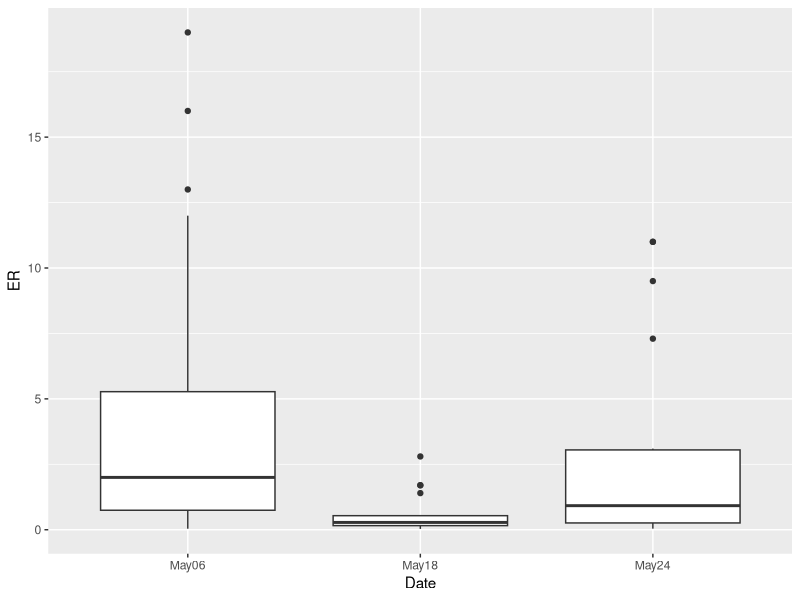
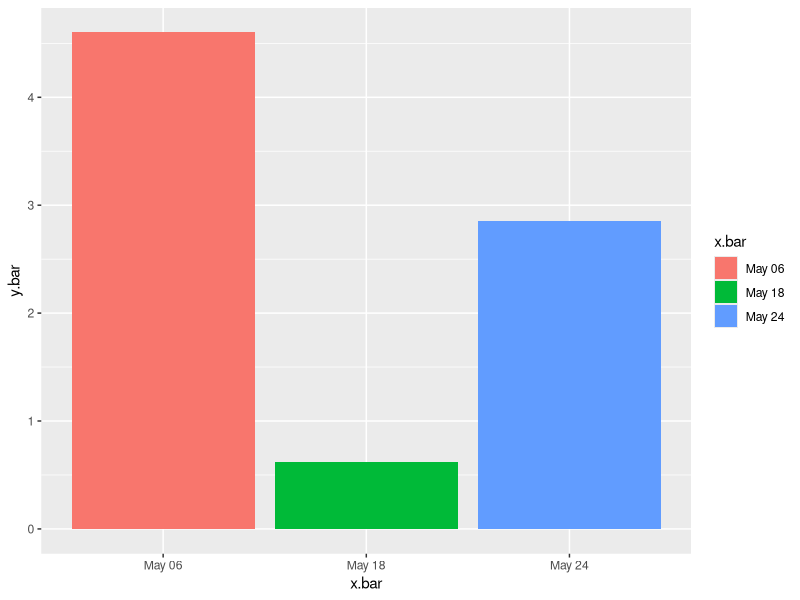
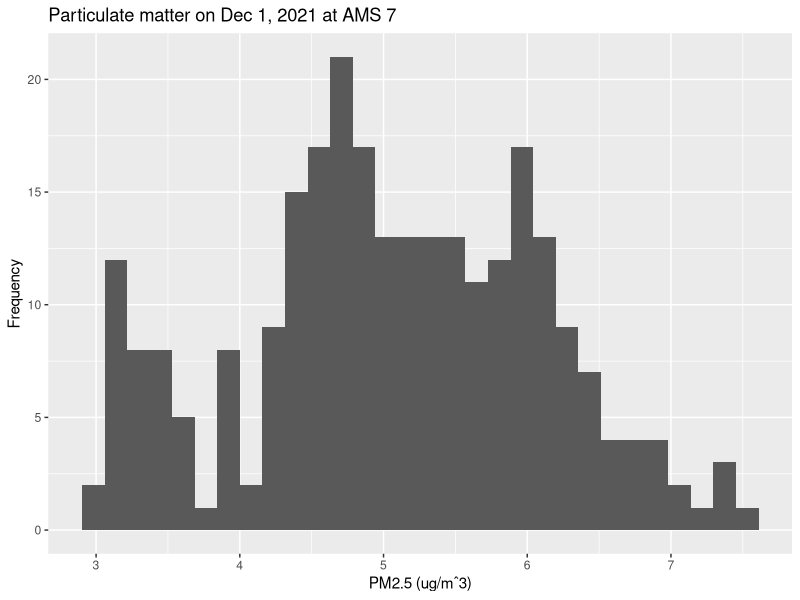
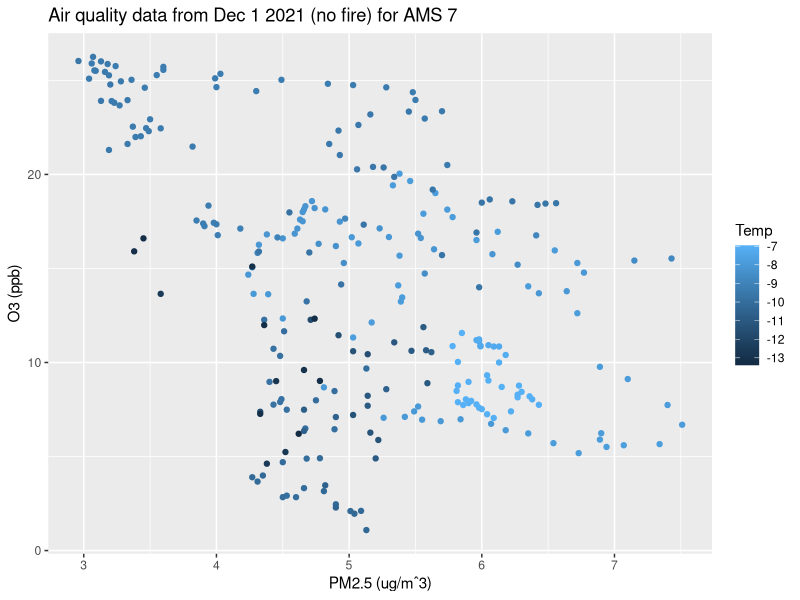
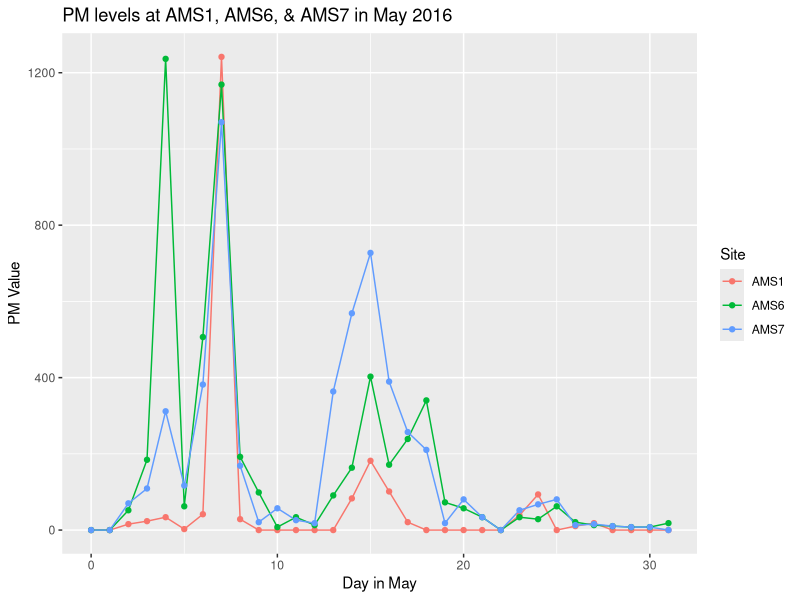

Source code (R) for these figures, in order:
## ---- chunk 1
library("ggplot2")
library("tidyr")
## ---- chunk 2
data.box <- read.csv("Wentworth_PAH_ER.csv")
WBEA.data <- read.csv("WBEA_PM_O3.csv")
data.line <- read.csv("Wentworth_fig2.csv")
## ---- chunk 3
ggplot(data=data.box, aes(x=Date, y=ER)) +
  geom_boxplot()
## ---- chunk 4
wide.data <- pivot_wider(data.box, values_from = ER, names_from = Date)
May06 <- mean(wide.data$May06)
May18 <- mean(wide.data$May18)
May24 <- mean(wide.data$May24)
x.bar <- c("May 06", "May 18", "May 24")
y.bar <- c(May06, May18, May24)
data.bar <- data.frame(x.bar, y.bar)

ggplot(data=data.bar, aes(x=x.bar,y=y.bar)) +
  geom_col(aes(fill=x.bar))

## ---- chunk 5
ggplot(data=WBEA.data, aes(x=PM2.5)) +
  geom_histogram() +
  ggtitle("Particulate matter on Dec 1, 2021 at AMS 7") + # plot title
  xlab("PM2.5 (ug/mˆ3)") + # x-axis label
  ylab("Frequency") # y-axis label
## ---- chunk 6
ggplot(data=WBEA.data, aes(x=PM2.5,y=O3)) +
  geom_point(aes(color=Temp)) +
  ggtitle("Air quality data from Dec 1 2021 (no fire) for AMS 7") +
  xlab("PM2.5 (ug/mˆ3)") +
  ylab("O3 (ppb)")
## ---- chunk 7
PM.plot <- ggplot(data=data.line, aes(x=Day, y=Value, color=Site)) +
  geom_line(aes(group=Site))
PM.plot +
  geom_point() + #add scatterplot-like points on top of line graph
  ggtitle("PM levels at AMS1, AMS6, & AMS7 in May 2016") +
  xlab("Day in May") +
  ylab("PM Value")

